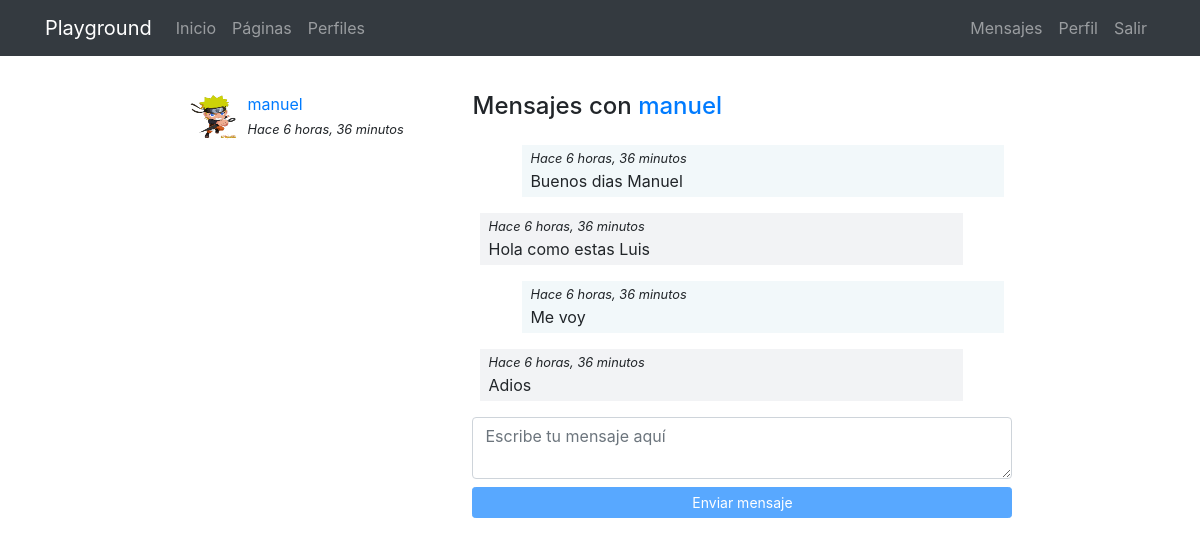
/messenger/thread/1/ (signed in), run on an earlier commit of the app's database.
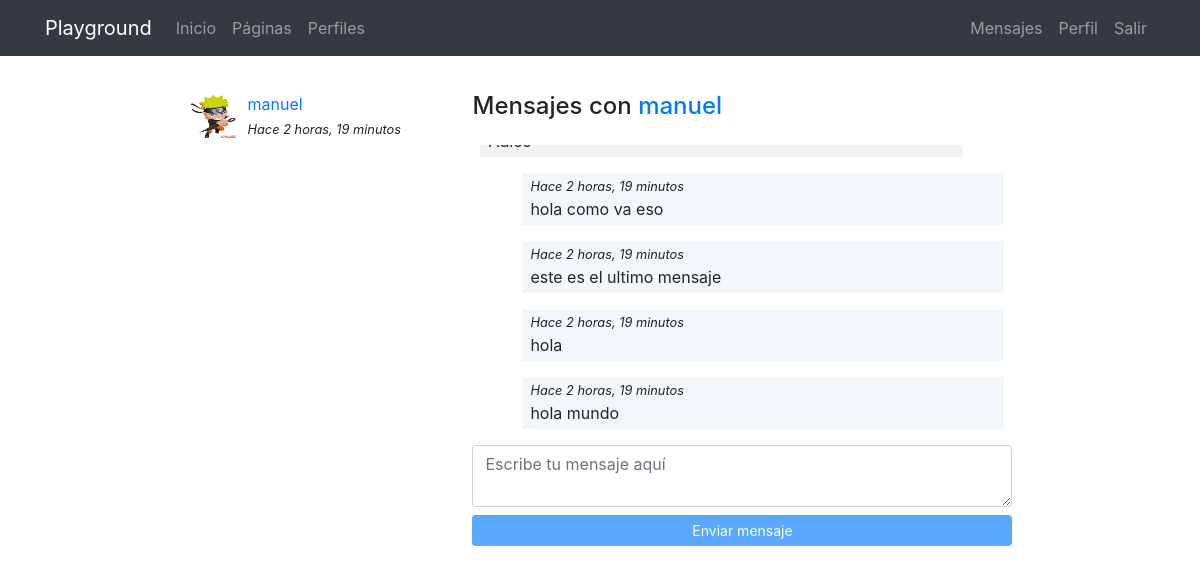
And on a later commit of the database.
### registration/models.py (models this page shows)
class Profile(models.Model):
    user = models.OneToOneField(User, on_delete=models.CASCADE)
    avatar = models.ImageField(upload_to=custom_upload_to, null=True, blank=True)
    bio = models.TextField(null=True, blank=True)
    link = models.URLField(max_length=200, null=True, blank=True)
    class Meta:
        ordering = ['user__username']

### messenger/models.py (models this page shows)
class Thread(models.Model):
    users = models.ManyToManyField(User, related_name='threads')
    messages = models.ManyToManyField(Message)
    updated = models.DateTimeField(auto_now=True)
    objects = ThreadManager()
    class Meta:
        ordering =['-updated']

class Message(models.Model):
    user = models.ForeignKey(User, on_delete=models.CASCADE)
    content = models.TextField()
    created = models.DateTimeField(auto_now_add=True)
    class Meta:
        ordering = ['created']

### messenger/views.py (the view)
# urls.py: path('thread/<int:pk>/', ThreadDetail.as_view(), name="detail"),
@method_decorator(login_required, name="dispatch")
class ThreadDetail(DetailView):
    model = Thread
    def get_object(self):
        obj = super(ThreadDetail, self).get_object()
        if self.request.user not in obj.users.all():
            raise Http404()
        return obj

### messenger/templates/messenger/thread_detail.html (shortened to what this page needs)
{% extends 'core/base.html' %}
{% load static %}
{% block content %}
<main role="main">
  <div class="container">
    <div class="row mt-3">
      <div class="col-md-9 mx-auto mb-5">
        <div class="row">
          <div class="col-md-4">
            {% for thread in request.user.threads.all %}
              {% if thread.messages.all|length > 0 %}
                <div class="mb-3">
                  {% for user in thread.users.all %}
                    {% if user != request.user %}
                      {% if user.profile.avatar %}
                        <img src="{{user.profile.avatar.url}}" class="avatar">
                      {% else %}
                        <img src="{% static 'registration/img/no-avatar.jpg' %}" class="avatar">
                      {% endif %}
                      <div>
                        <a href="{% url 'messenger:detail' thread.pk %}">{{user}}</a><br>
                        <small><i>Hace {{thread.messages.last.created|timesince}}</i></small>
                      </div>
                    {% endif %}
                  {% endfor %}
                </div>
              {% endif %}
            {% endfor %}
          </div>
          <div class="col-md-8">
            {% for user in thread.users.all %}
              {% if user != request.user %}
                <h4 class="mb-4">Mensajes con <a href="{% url 'profiles:detail' user %} ">{{user}}</a></h4>
              {% endif %}
            {% endfor %}
            <div class="thread" id="thread">
              {% for message in object.messages.all %}
                <div {% if request.user == message.user %}class="mine mb-3"{% else %}class="other mb-3"{% endif %}>
                  <small><i>Hace {{thread.messages.last.created|timesince}}</i></small><br>
                  {{message.content}}
                </div>
              {% endfor %}
            </div>
            <textarea id="content" class="form-control mb-2" rows="2" placeholder="Escribe tu mensaje aquí"></textarea>
            <button id="send" class="btn btn-primary btn-sm btn-block" disabled>Enviar mensaje</button>
          </div>
        </div>
    </div>
  </div>
</main>
{% endblock %}

What changed in the data, as far as the page shows it:
no longer on this page (row unchanged): Message: {{ thread.messages.last.created|timesince }} "6 horas, 36 minutos", content "Buenos dias Manuel"
no longer on this page (row unchanged): Message: {{ thread.messages.last.created|timesince }} "6 horas, 36 minutos", content "Hola como estas Luis"
no longer on this page (row unchanged): Message: {{ thread.messages.last.created|timesince }} "6 horas, 36 minutos", content "Me voy"
no longer on this page (row unchanged): Message: {{ thread.messages.last.created|timesince }} "6 horas, 36 minutos", content "Adios"
computed for Thread: messages.last.created "6 horas, 36 minutos" → "2 horas, 19 minutos"
added Message: {{ thread.messages.last.created|timesince }} "2 horas, 19 minutos", content "hola como va eso"
added Message: {{ thread.messages.last.created|timesince }} "2 horas, 19 minutos", content "este es el ultimo mensaje"
added Message: {{ thread.messages.last.created|timesince }} "2 horas, 19 minutos", content "hola"
added Message: {{ thread.messages.last.created|timesince }} "2 horas, 19 minutos", content "hola mundo"
